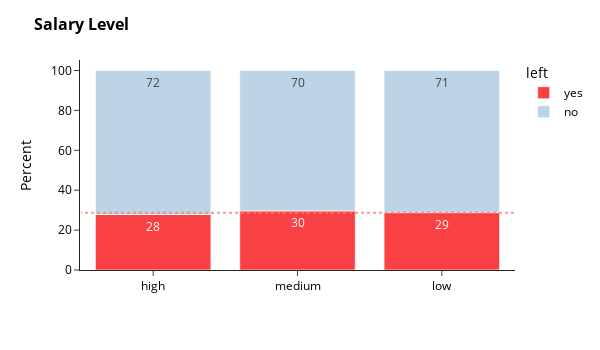

Notebook source saved alongside this figure:
### Code cell
#Plotly Code
df_raw = train.copy()
df_raw.left = df_raw.left.map({"yes":1,"no":0})

prop_te = df_raw.groupby('salary')['left'].sum()/ df_raw.groupby("salary").size()
prop_te = prop_te.mean()

fig = go.Figure()
df1=df[["salary", "left"]]
fig = px.histogram (df1,
                      x="salary",
                      color="left",
                      barnorm = "percent",
                      text_auto= '.2s',
                      color_discrete_sequence=["#f94144", "#bcd4e6"],
                )

fig.update_layout(xaxis_showgrid=False, xaxis_zeroline=False)
fig.update_layout(title='<b> Salary Level <b>',
                  xaxis_title=None,
                  yaxis_title="Percent",
                  titlefont={'size': 16},
                  width=600,
                  height=350,
                  showlegend=True,
                  font=dict(
                      color ='black',
                      )
                  )
fig.add_shape( # add a horizontal "target" line
    type="line", line_color="salmon", line_width=2, opacity=0.8, line_dash="dot",
    y0=prop_te*100, y1=prop_te*100, x1=-0.5, x0=2.5
)
fig.show()

### Figure 1 — Plotly figure (JSON) as saved in the notebook; plotly's stock layout.template omitted (floating-point values rounded to 4 significant figures; data arrays with more than 128 entries replaced by an {"elided": "..."} marker saying what was removed)
{"data": [{"alignmentgroup": "True", "bingroup": "x", "hovertemplate": "left=yes<br>salary=%{x}<br>count (normalized as percent)=%{y}<extra></extra>", "legendgroup": "yes", "marker": {"color": "#f94144", "pattern": {"shape": ""}}, "name": "yes", "offsetgroup": "yes", "orientation": "v", "showlegend": true, "texttemplate": "%{value:.2s}", "type": "histogram", "x": {"elided": "2227 str values"}, "xaxis": "x", "yaxis": "y"}, {"alignmentgroup": "True", "bingroup": "x", "hovertemplate": "left=no<br>salary=%{x}<br>count (normalized as percent)=%{y}<extra></extra>", "legendgroup": "no", "marker": {"color": "#bcd4e6", "pattern": {"shape": ""}}, "name": "no", "offsetgroup": "no", "orientation": "v", "showlegend": true, "texttemplate": "%{value:.2s}", "type": "histogram", "x": {"elided": "5405 str values"}, "xaxis": "x", "yaxis": "y"}], "layout": {"barmode": "relative", "barnorm": "percent", "font": {"color": "black"}, "height": 350, "legend": {"title": {"text": "left"}, "tracegroupgap": 0}, "margin": {"t": 60}, "shapes": [{"line": {"color": "salmon", "dash": "dot", "width": 2}, "opacity": 0.8, "type": "line", "x0": 2.5, "x1": -0.5, "y0": 28.72, "y1": 28.72}], "showlegend": true, "title": {"font": {"size": 16}, "text": "<b> Salary Level <b>"}, "width": 600, "xaxis": {"anchor": "y", "domain": [0, 1], "showgrid": false, "title": {}, "zeroline": false}, "yaxis": {"anchor": "x", "domain": [0, 1], "title": {"text": "Percent"}}}}
